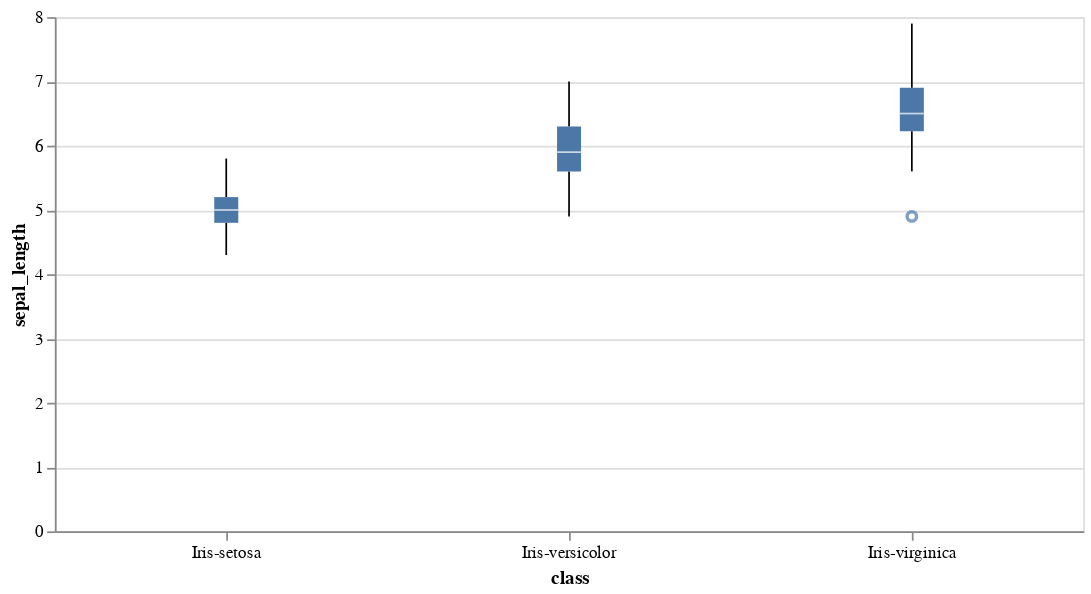

Source (notebook cell):
### Code cell
# Plot the class data using box plot
# Make the plot interactive and wider, the x axis lable should be shown horizontally
alt.Chart(df).mark_boxplot().encode(
    x='class',
    y='sepal_length'
).interactive().properties(
    width=600
).configure_axis(
    labelAngle=0
)

### Figure 1 — Vega-Lite specification as saved in the notebook (floating-point values rounded to 4 significant figures; data arrays with more than 128 entries replaced by an {"elided": "..."} marker saying what was removed)
{"config": {"view": {"continuousWidth": 400, "continuousHeight": 300}, "axis": {"labelAngle": 0}}, "data": {"name": "data-5953facd5c5209d6b855877b1045e0b0"}, "mark": "boxplot", "encoding": {"x": {"field": "class", "type": "nominal"}, "y": {"field": "sepal_length", "type": "quantitative"}}, "selection": {"selector008": {"type": "interval", "bind": "scales", "encodings": ["x", "y"]}}, "width": 600, "$schema": "https://vega.github.io/schema/vega-lite/v4.17.0.json", "datasets": {"data-5953facd5c5209d6b855877b1045e0b0": {"elided": "150 records"}}}
